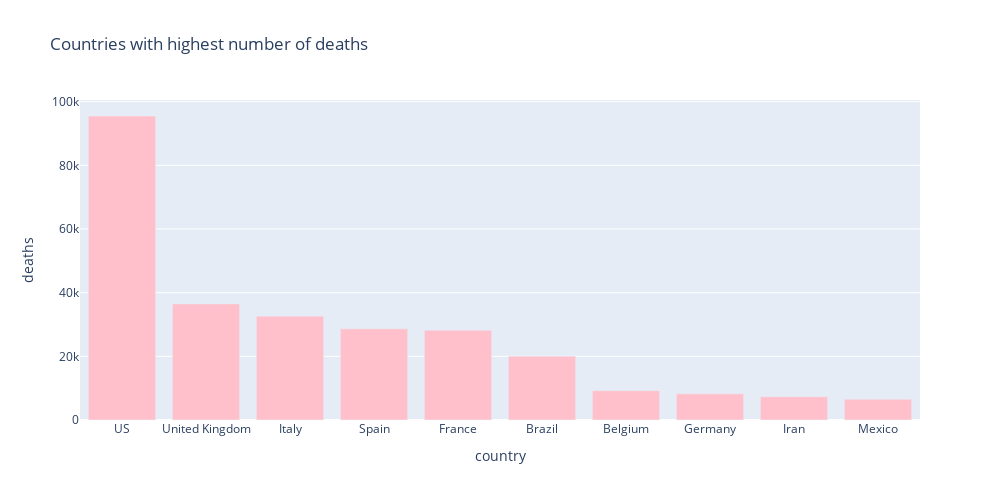

Notebook code cell kept with this figure:
### Code cell
px.bar(
    sorted_country_deaths_df.head(10),
    x = "country",
    y = "deaths",
    title= "Countries with highest number of deaths",
    color_discrete_sequence=["pink"], 
    height=500,
    width=1000
)

### Figure 1 — Plotly figure (JSON) as saved in the notebook; plotly's stock layout.template omitted (floating-point values rounded to 4 significant figures)
{"data": [{"alignmentgroup": "True", "hovertemplate": "country=%{x}<br>deaths=%{y}<extra></extra>", "legendgroup": "", "marker": {"color": "pink"}, "name": "", "offsetgroup": "", "orientation": "v", "showlegend": false, "textposition": "auto", "type": "bar", "x": ["US", "United Kingdom", "Italy", "Spain", "France", "Brazil", "Belgium", "Germany", "Iran", "Mexico"], "xaxis": "x", "y": [95495, 36475, 32616, 28628, 28218, 20047, 9212, 8228, 7300, 6510], "yaxis": "y"}], "layout": {"barmode": "relative", "height": 500, "legend": {"tracegroupgap": 0}, "title": {"text": "Countries with highest number of deaths"}, "width": 1000, "xaxis": {"anchor": "y", "domain": [0, 1], "title": {"text": "country"}}, "yaxis": {"anchor": "x", "domain": [0, 1], "title": {"text": "deaths"}}}}
